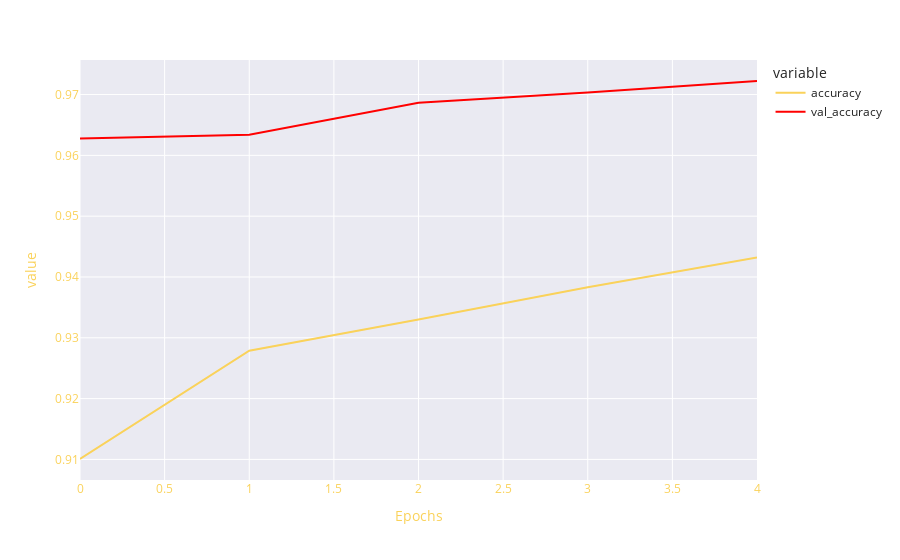

The code cell stored with this chart in its notebook:
### Code cell
fig = px.line(results,y=[results['accuracy'],results['val_accuracy']],template="seaborn",color_discrete_sequence=['#fad25a','red'])
fig.update_layout(   
    title_font_color="#fad25a", 
    xaxis=dict(color="#fad25a",title='Epochs'), 
    yaxis=dict(color="#fad25a")
 )
fig.show()

### Figure 1 — Plotly figure (JSON) as saved in the notebook; plotly's stock layout.template omitted (floating-point values rounded to 4 significant figures)
{"data": [{"hovertemplate": "variable=accuracy<br>index=%{x}<br>value=%{y}<extra></extra>", "legendgroup": "accuracy", "line": {"color": "#fad25a", "dash": "solid"}, "marker": {"symbol": "circle"}, "mode": "lines", "name": "accuracy", "orientation": "v", "showlegend": true, "type": "scatter", "x": [0, 1, 2, 3, 4], "xaxis": "x", "y": [0.9101, 0.9279, 0.933, 0.9383, 0.9432], "yaxis": "y"}, {"hovertemplate": "variable=val_accuracy<br>index=%{x}<br>value=%{y}<extra></extra>", "legendgroup": "val_accuracy", "line": {"color": "red", "dash": "solid"}, "marker": {"symbol": "circle"}, "mode": "lines", "name": "val_accuracy", "orientation": "v", "showlegend": true, "type": "scatter", "x": [0, 1, 2, 3, 4], "xaxis": "x", "y": [0.9628, 0.9634, 0.9687, 0.9703, 0.9722], "yaxis": "y"}], "layout": {"legend": {"title": {"text": "variable"}, "tracegroupgap": 0}, "margin": {"t": 60}, "title": {"font": {"color": "#fad25a"}}, "xaxis": {"anchor": "y", "color": "#fad25a", "domain": [0, 1], "title": {"text": "Epochs"}}, "yaxis": {"anchor": "x", "color": "#fad25a", "domain": [0, 1], "title": {"text": "value"}}}}
